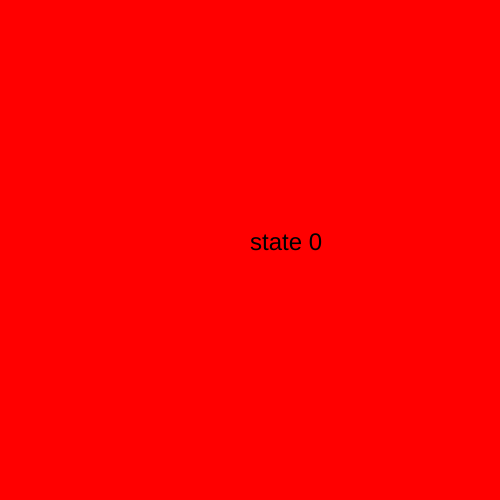
Frame 1 (no input)
Frame 60 (no input): identical to frame 1, image omitted
Frame 120 (the mouse pressed at the canvas centre since frame 60): identical to frame 1, image omitted

The p5.js sketch that drew this single still picture (run headless with seeded random() and noise() and a simulated clock; from frame 60 on, the mouse is pressed at the canvas centre):

// p5.js sketch
// ── sketch.js
let state = 0;

function setup() {
  createCanvas(500, 500);
  textSize(24)

} //setup

function draw() {
  switch (state) {
    case 0:
      background('red');
      text("state 0", 250, 250);
      break;

    case 1:
      background('yellow');
      text("state 1", 250, 250);
      break;

    case 2:
      background('green');
      text("state 2", 250, 250);
      break;
  } //switch

} //draw

function mouseReleased() {
  state = state + 1;
  if (state > 2) {
    state = 0;
  } //if

} //mouseReleased
